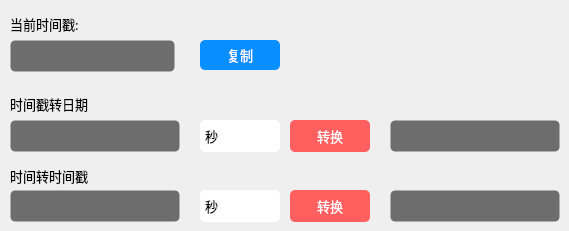
        <widget class="QWidget" name="page_2">
         <widget class="QLineEdit" name="lineEdit_now_timestamp">
          <property name="geometry">
           <rect>
            <x>10</x>
            <y>40</y>
            <width>165</width>
            <height>32</height>
           </rect>
          </property>
          <property name="minimumSize">
           <size>
            <width>165</width>
            <height>32</height>
           </size>
          </property>
          <property name="maximumSize">
           <size>
            <width>165</width>
            <height>32</height>
           </size>
          </property>
          <property name="font">
           <font>
            <family>OPPOSans B</family>
            <pointsize>10</pointsize>
            <stylestrategy>PreferAntialias</stylestrategy>
           </font>
          </property>
          <property name="styleSheet">
           <string notr="true">background-color: rgb(25, 25, 25, 155);
border: 1px solid rgba(255, 255, 255, 0);
border-radius: 5px;
padding-left:5px;
/*padding-right:10px;*/</string>
          </property>
          <property name="readOnly">
           <bool>true</bool>
          </property>
         </widget>
         <widget class="QComboBox" name="comboBox_time2date">
          <property name="geometry">
           <rect>
            <x>200</x>
            <y>120</y>
            <width>80</width>
            <height>32</height>
           </rect>
          </property>
          <property name="minimumSize">
           <size>
            <width>80</width>
            <height>32</height>
           </size>
          </property>
          <property name="maximumSize">
           <size>
            <width>60</width>
            <height>32</height>
           </size>
          </property>
          <property name="font">
           <font>
            <family>OPPOSans B</family>
            <pointsize>10</pointsize>
            <stylestrategy>PreferAntialias</stylestrategy>
           </font>
          </property>
          <property name="styleSheet">
           <string notr="true">QComboBox{ 
border:0px solid gray;  
border-radius:5px;  
/*padding: 5px; */
/*min-width:4em;*/
}

QComboBox::drop-down{
subcontrol-origin:padding; 
subcontrol-position:top right; 
width:20px; 
/*border-left-width:1px;*/
border-left-color:darkgray;
border-left-style:solid; 
border-top-right-radius:3px; 
border-bottom-right-radius:3px;
}
QComboBox QAbstractItemView{
border: 2px solid #4E6D8C;
}
QComboBox::down-arrow{
border-image: url(:/lib/up.png);
    width:20px;
	height:20px;

}
</string>
          </property>
          <item>
           <property name="text">
            <string>秒</string>
           </property>
          </item>
          <item>
           <property name="text">
            <string>毫秒</string>
           </property>
          </item>
         </widget>
         <widget class="QLineEdit" name="lineEdit_date2time_in">
          <property name="geometry">
           <rect>
            <x>10</x>
            <y>190</y>
            <width>170</width>
            <height>32</height>
           </rect>
          </property>
          <property name="minimumSize">
           <size>
            <width>170</width>
            <height>32</height>
           </size>
          </property>
          <property name="maximumSize">
           <size>
            <width>170</width>
            <height>32</height>
           </size>
          </property>
          <property name="font">
           <font>
            <family>OPPOSans B</family>
            <pointsize>10</pointsize>
            <stylestrategy>PreferAntialias</stylestrategy>
           </font>
          </property>
          <property name="styleSheet">
           <string notr="true">background-color: rgb(25, 25, 25, 155);
border: 1px solid rgba(255, 255, 255, 0);
border-radius: 5px;
padding-left:5px;
/*padding-right:10px;*/</string>
          </property>
         </widget>
         <widget class="QLineEdit" name="lineEdit_date2time_out">
          <property name="geometry">
           <rect>
            <x>390</x>
            <y>190</y>
            <width>170</width>
            <height>32</height>
           </rect>
          </property>
          <property name="minimumSize">
           <size>
            <width>170</width>
            <height>32</height>
           </size>
          </property>
          <property name="maximumSize">
           <size>
            <width>170</width>
            <height>32</height>
           </size>
          </property>
          <property name="font">
           <font>
            <family>OPPOSans B</family>
            <pointsize>10</pointsize>
            <stylestrategy>PreferAntialias</stylestrategy>
           </font>
          </property>
          <property name="styleSheet">
           <string notr="true">background-color: rgb(25, 25, 25, 155);
border: 1px solid rgba(255, 255, 255, 0);
border-radius: 5px;
padding-left:5px;
/*padding-right:10px;*/</string>
          </property>
         </widget>
         <widget class="QLineEdit" name="lineEdit_time2date_in">
          <property name="geometry">
           <rect>
            <x>10</x>
            <y>120</y>
            <width>170</width>
            <height>32</height>
           </rect>
          </property>
          <property name="minimumSize">
           <size>
            <width>170</width>
            <height>32</height>
           </size>
          </property>
          <property name="maximumSize">
           <size>
            <width>170</width>
            <height>32</height>
           </size>
          </property>
          <property name="font">
           <font>
            <family>OPPOSans B</family>
            <pointsize>10</pointsize>
            <stylestrategy>PreferAntialias</stylestrategy>
           </font>
          </property>
          <property name="styleSheet">
           <string notr="true">background-color: rgb(25, 25, 25, 155);
border: 1px solid rgba(255, 255, 255, 0);
border-radius: 5px;
padding-left:5px;
/*padding-right:10px;*/</string>
          </property>
          <property name="text">
           <string/>
          </property>
         </widget>
         <widget class="QToolButton" name="toolButton_timestamp_copy">
          <property name="geometry">
           <rect>
            <x>200</x>
            <y>40</y>
            <width>80</width>
            <height>30</height>
           </rect>
          </property>
          <property name="minimumSize">
           <size>
            <width>80</width>
            <height>30</height>
           </size>
          </property>
          <property name="maximumSize">
           <size>
            <width>80</width>
            <height>30</height>
           </size>
          </property>
          <property name="font">
           <font>
            <family>OPPOSans B</family>
            <pointsize>10</pointsize>
            <stylestrategy>PreferAntialias</stylestrategy>
           </font>
          </property>
          <property name="styleSheet">
           <string notr="true">QToolButton {
	color: rgb(255, 255, 255);
	background-color: rgb(7, 143, 255);
	border-radius: 5px;
}

QToolButton::menu-indicator { 
	image: None;
}

 
QToolButton:hover {
	color: rgb(255, 255, 255);
	background-color: rgb(7, 143, 255);
}</string>
          </property>
          <property name="text">
           <string>复制</string>
          </property>
         </widget>
         <widget class="QLineEdit" name="lineEdit_time2date_out">
          <property name="geometry">
           <rect>
            <x>390</x>
            <y>120</y>
            <width>170</width>
            <height>32</height>
           </rect>
          </property>
          <property name="minimumSize">
           <size>
            <width>170</width>
            <height>32</height>
           </size>
          </property>
          <property name="maximumSize">
           <size>
            <width>170</width>
            <height>32</height>
           </size>
          </property>
          <property name="font">
           <font>
            <family>OPPOSans B</family>
            <pointsize>10</pointsize>
            <stylestrategy>PreferAntialias</stylestrategy>
           </font>
          </property>
          <property name="styleSheet">
           <string notr="true">background-color: rgb(25, 25, 25, 155);
border: 1px solid rgba(255, 255, 255, 0);
border-radius: 5px;
padding-left:5px;
/*padding-right:10px;*/</string>
          </property>
          <property name="text">
           <string/>
          </property>
         </widget>
         <widget class="QToolButton" name="toolButton_date2time">
          <property name="geometry">
           <rect>
            <x>290</x>
            <y>190</y>
            <width>80</width>
            <height>32</height>
           </rect>
          </property>
          <property name="minimumSize">
           <size>
            <width>80</width>
            <height>32</height>
           </size>
          </property>
          <property name="maximumSize">
           <size>
            <width>80</width>
            <height>32</height>
           </size>
          </property>
          <property name="font">
           <font>
            <family>OPPOSans B</family>
            <pointsize>10</pointsize>
            <stylestrategy>PreferAntialias</stylestrategy>
           </font>
          </property>
          <property name="styleSheet">
           <string notr="true">QToolButton {
	color: rgb(255, 255, 255);
	background-color: rgb(255, 95, 95);
	border-radius: 5px;
}

QToolButton::menu-indicator { 
	image: None;
}

 
QToolButton:hover {
	color: rgb(255, 255, 255);
	background-color: rgb(255, 95, 95);
}</string>
          </property>
          <property name="text">
           <string>转换</string>
          </property>
         </widget>
         <widget class="QComboBox" name="comboBox_date2time">
          <property name="geometry">
           <rect>
            <x>200</x>
            <y>190</y>
            <width>80</width>
            <height>32</height>
           </rect>
          </property>
          <property name="minimumSize">
           <size>
            <width>80</width>
            <height>32</height>
           </size>
          </property>
          <property name="maximumSize">
           <size>
            <width>60</width>
            <height>32</height>
           </size>
          </property>
          <property name="font">
           <font>
            <family>OPPOSans B</family>
            <pointsize>10</pointsize>
            <stylestrategy>PreferAntialias</stylestrategy>
           </font>
          </property>
          <property name="styleSheet">
           <string notr="true">QComboBox{ 
border:0px solid gray;  
border-radius:5px;  
/*padding: 5px; */
/*min-width:4em;*/
}

QComboBox::drop-down{
subcontrol-origin:padding; 
subcontrol-position:top right; 
width:20px; 
/*border-left-width:1px;*/
border-left-color:darkgray;
border-left-style:solid; 
border-top-right-radius:3px; 
border-bottom-right-radius:3px;
}
QComboBox QAbstractItemView{
border: 2px solid #4E6D8C;
}
QComboBox::down-arrow{
border-image: url(:/lib/up.png);
    width:20px;
	height:20px;

}
</string>
          </property>
          <item>
           <property name="text">
            <string>秒</string>
           </property>
          </item>
          <item>
           <property name="text">
            <string>毫秒</string>
           </property>
          </item>
         </widget>
         <widget class="QLabel" name="label_now_timestamp">
          <property name="geometry">
           <rect>
            <x>10</x>
            <y>8</y>
            <width>165</width>
            <height>32</height>
           </rect>
          </property>
          <property name="minimumSize">
           <size>
            <width>0</width>
            <height>32</height>
           </size>
          </property>
          <property name="maximumSize">
           <size>
            <width>16777215</width>
            <height>32</height>
           </size>
          </property>
          <property name="font">
           <font>
            <family>OPPOSans B</family>
            <pointsize>10</pointsize>
            <stylestrategy>PreferAntialias</stylestrategy>
           </font>
          </property>
          <property name="text">
           <string>当前时间戳:</string>
          </property>
         </widget>
         <widget class="QLabel" name="label_time2date">
          <property name="geometry">
           <rect>
            <x>10</x>
            <y>88</y>
            <width>165</width>
            <height>32</height>
           </rect>
          </property>
          <property name="minimumSize">
           <size>
            <width>0</width>
            <height>32</height>
           </size>
          </property>
          <property name="maximumSize">
           <size>
            <width>16777215</width>
            <height>32</height>
           </size>
          </property>
          <property name="font">
           <font>
            <family>OPPOSans B</family>
            <pointsize>10</pointsize>
            <stylestrategy>PreferAntialias</stylestrategy>
           </font>
          </property>
          <property name="text">
           <string>时间戳转日期</string>
          </property>
         </widget>
         <widget class="QLabel" name="label_date2time">
          <property name="geometry">
           <rect>
            <x>10</x>
            <y>160</y>
            <width>165</width>
            <height>32</height>
           </rect>
          </property>
          <property name="minimumSize">
           <size>
            <width>0</width>
            <height>32</height>
           </size>
          </property>
          <property name="maximumSize">
           <size>
            <width>16777215</width>
            <height>32</height>
           </size>
          </property>
          <property name="font">
           <font>
            <family>OPPOSans B</family>
            <pointsize>10</pointsize>
            <stylestrategy>PreferAntialias</stylestrategy>
           </font>
          </property>
          <property name="text">
           <string>时间转时间戳</string>
          </property>
         </widget>
         <widget class="QToolButton" name="toolButton_time2date">
          <property name="geometry">
           <rect>
            <x>290</x>
            <y>120</y>
            <width>80</width>
            <height>32</height>
           </rect>
          </property>
          <property name="minimumSize">
           <size>
            <width>80</width>
            <height>32</height>
           </size>
          </property>
          <property name="maximumSize">
           <size>
            <width>80</width>
            <height>32</height>
           </size>
          </property>
          <property name="font">
           <font>
            <family>OPPOSans B</family>
            <pointsize>10</pointsize>
            <stylestrategy>PreferAntialias</stylestrategy>
           </font>
          </property>
          <property name="styleSheet">
           <string notr="true">QToolButton {
	color: rgb(255, 255, 255);
	background-color: rgb(255, 95, 95);
	border-radius: 5px;
}

QToolButton::menu-indicator { 
	image: None;
}

 
QToolButton:hover {
	color: rgb(255, 255, 255);
	background-color: rgb(255, 95, 95);
}</string>
          </property>
          <property name="text">
           <string>转换</string>
          </property>
         </widget>
        </widget>
